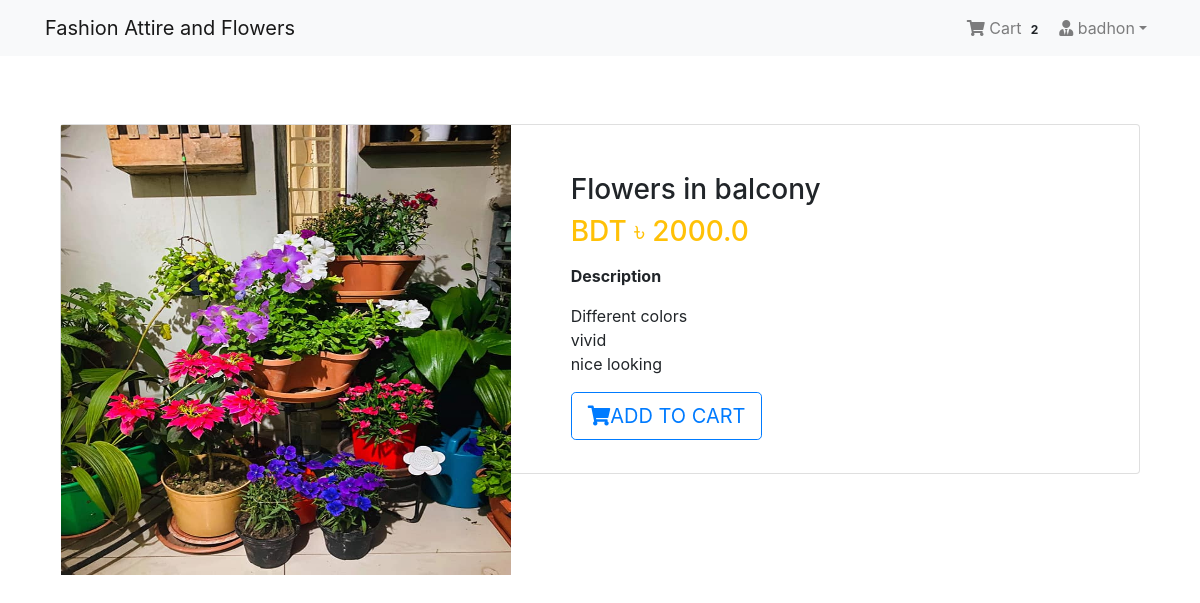
/product/2/ (signed in), run on the app's committed database.
### App_Login/models.py (models this page shows, shortened)
class User(AbstractBaseUser, PermissionsMixin):
    email = models.EmailField(unique=True, null=False)
    is_staff = models.BooleanField(
        ugettext_lazy('staff status'),
        default=False,
        help_text = ugettext_lazy('Designates whether the user can log in this site')
    )
    is_active = models.BooleanField(
        ugettext_lazy('active'),
        default=True,
        help_text=ugettext_lazy('Designates whether this user should be treated as active. Unselect this instead of deleting accounts')
    )
    USERNAME_FIELD = 'email'
    objects = MyUserManager()

class Profile(models.Model):
    user = models.OneToOneField(User, on_delete=models.CASCADE, related_name='profile')
    username = models.CharField(max_length=264, blank=True)
    full_name = models.CharField(max_length=264, blank=True)
    address_1 = models.TextField(max_length=300, blank=True)
    city = models.CharField(max_length=40, blank=True)
    zipcode = models.CharField(max_length=10, blank=True)
    country = models.CharField(max_length=50, blank=True)
    phone = models.CharField(max_length=20, blank=True)
    date_joined = models.DateTimeField(auto_now_add=True)

### App_Order/models.py (models this page shows, shortened)
class Order(models.Model):
    orderitems = models.ManyToManyField(Cart)
    user = models.ForeignKey(settings.AUTH_USER_MODEL, on_delete=models.CASCADE)
    ordered = models.BooleanField(default=False)
    created = models.DateTimeField(auto_now_add=True)
    paymentId = models.CharField(max_length=264, blank=True, null=True)
    orderId = models.CharField(max_length=200, blank=True, null=True)

### App_Shop/models.py (models this page shows, shortened)
class Product(models.Model):
    mainimage = models.ImageField(upload_to='Products')
    name = models.CharField(max_length=264)
    category = models.ForeignKey(Category, on_delete=models.CASCADE, related_name='category')
    preview_text = models.TextField(max_length=200, verbose_name='Preview Text')
    detail_text = models.TextField(max_length=1000, verbose_name='Description')
    price = models.FloatField()
    old_price = models.FloatField(default=0.00)
    created = models.DateTimeField(auto_now_add=True)
    class Meta:
        ordering = ['-created',]

### App_Shop/views.py (the view)
# urls.py: path('product/<pk>/',views.ProductDetail.as_view(),name='product'),
class ProductDetail(LoginRequiredMixin, DetailView):
    model=Product
    template_name='App_Shop/product_detail.html'

### App_Order/templatetags/cart_tag.py (called while the page is built)
@register.filter
def cart_total(user):
    order = Order.objects.filter(user=user, ordered=False)
    if order.exists():
        return order[0].orderitems.count()
    else:
        return 0

### templates/App_Shop/product_detail.html
{% extends 'base.html' %}
{% block body_block %}
<div class="container my-5">
    <div class=" card ">
        <div class="row">
            <aside class="col-sm-5 border-right">
                <article class="gallery-wrap">
                    <div class="img-big-wrap">
                        <div>
                            <a href="#"><img src="/media/{{object.mainimage}}" style="width: 450px"></a>
                        </div>
                    </div>
                </article>
            </aside>
            <aside class="col-sm-7">
                <article class="card-body p-5">
                   <h3 class="title mp-3">{{object.name}}</h3>
                   <p class="price-detail-wrap">
                       <span class="price h3 text-warning">
                           <span class="currency">BDT &#2547</span> <span class="num">{{ object.price }}</span>
                       </span>
                   </p>
                   <dl class="item-property">
                       <dt>
                           Description
                       </dt>
                       <dd>
                           <p>{{ object.detail_text|linebreaks }}</p>
                       </dd>
                   </dl>
                   <a href="{% url 'App_Order:add' pk=object.pk%}" class="btn btn-lg btn-outline-primary text-uppercase"> <i class="fas fa-shopping-cart "></i>Add to cart</a>
                </article>
            </aside>
        </div>
    </div>
</div>
{% endblock %}

### templates/navbar.html (shortened to what this page needs)
{% load cart_tag %}
<nav class="navbar navbar-expand-lg navbar-light bg-light">
  <div class="container">
    <a class="navbar-brand" href="{% url 'App_Shop:home' %}">Fashion Attire and Flowers </a>
    <div class="collapse navbar-collapse" id="navbarNav">
      <ul class="navbar-nav ml-auto">
        {% if request.user.is_authenticated %}
        <li class="nav-item">
          <a href="{% url 'App_Order:cart' %}" class="nav-link">
              <i class="fa fa-shopping-cart"></i> Cart
              <span class="badge badge-light">{{ request.user | cart_total }}</span>
          </a>
        </li>
        <li class="nav-item dropdown">
          <a class="nav-link dropdown-toggle" href="#" id="navbarDropdown" role="button" data-toggle="dropdown" aria-haspopup="true" aria-expanded="false"><i class="fas fa-user-tie"></i> {{request.user.profile.username}}</a>
        </li>
        {% else %}
        <li class="nav-item">
          <a href="{% url 'App_Login:login' %}" class="btn btn-primary">Login</a>
        </li>
        {% endif %}
      </ul>
    </div>
  </div>
</nav>

### static/css/main.css (style rules this page uses)
.gallery-wrap .img-big-wrap img { height: 450px; width: auto; display: inline-block; cursor: zoom-in; }

### templates/base.html (style rules this page uses)
.card { height: 350px; }

### data on the page
User: user|cart_total "2", user.profile.username "badhon"
Product: mainimage (picture), name "Flowers in balcony", price "2000.0", detail_text "Different colors vivid nice looking"
